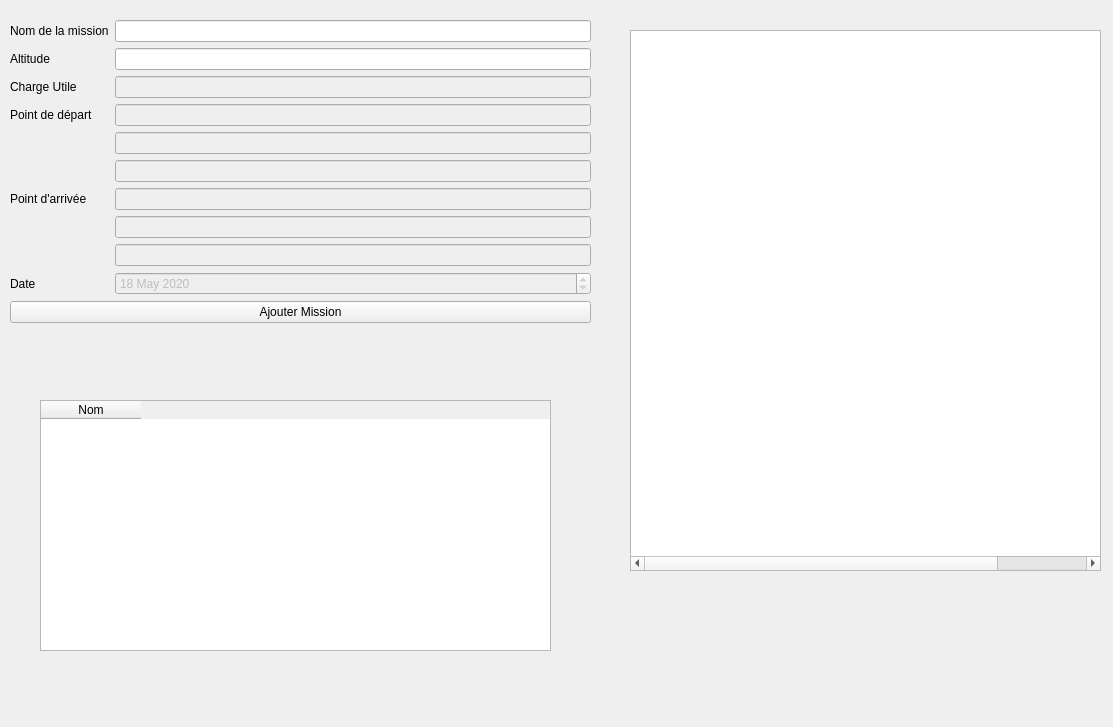
<?xml version="1.0" encoding="UTF-8"?>
<ui version="4.0">
 <class>missionWindow</class>
 <widget class="QWidget" name="missionWindow">
  <property name="geometry">
   <rect>
    <x>0</x>
    <y>0</y>
    <width>1113</width>
    <height>727</height>
   </rect>
  </property>
  <property name="sizePolicy">
   <sizepolicy hsizetype="Expanding" vsizetype="Expanding">
    <horstretch>0</horstretch>
    <verstretch>0</verstretch>
   </sizepolicy>
  </property>
  <property name="windowTitle">
   <string>Form</string>
  </property>
  <widget class="QTableWidget" name="missionListWidget">
   <property name="geometry">
    <rect>
     <x>40</x>
     <y>400</y>
     <width>511</width>
     <height>251</height>
    </rect>
   </property>
   <column>
    <property name="text">
     <string>Nom</string>
    </property>
   </column>
  </widget>
  <widget class="QWidget" name="layoutWidget">
   <property name="geometry">
    <rect>
     <x>10</x>
     <y>20</y>
     <width>581</width>
     <height>371</height>
    </rect>
   </property>
   <layout class="QFormLayout" name="formLayout">
    <item row="0" column="0">
     <widget class="QLabel" name="label">
      <property name="text">
       <string>Nom de la mission</string>
      </property>
     </widget>
    </item>
    <item row="0" column="1">
     <widget class="QLineEdit" name="nameTxt"/>
    </item>
    <item row="2" column="0">
     <widget class="QLabel" name="label_2">
      <property name="text">
       <string>Altitude</string>
      </property>
     </widget>
    </item>
    <item row="2" column="1">
     <widget class="QLineEdit" name="altitudeTxt"/>
    </item>
    <item row="4" column="0">
     <widget class="QLabel" name="label_3">
      <property name="text">
       <string>Charge Utile</string>
      </property>
     </widget>
    </item>
    <item row="4" column="1">
     <widget class="QLineEdit" name="chargeTxt">
      <property name="enabled">
       <bool>false</bool>
      </property>
     </widget>
    </item>
    <item row="8" column="0">
     <widget class="QLabel" name="label_5">
      <property name="text">
       <string>Point de départ</string>
      </property>
     </widget>
    </item>
    <item row="8" column="1">
     <widget class="QLineEdit" name="departX">
      <property name="enabled">
       <bool>false</bool>
      </property>
     </widget>
    </item>
    <item row="9" column="1">
     <widget class="QLineEdit" name="departY">
      <property name="enabled">
       <bool>false</bool>
      </property>
     </widget>
    </item>
    <item row="10" column="1">
     <widget class="QLineEdit" name="departZ">
      <property name="enabled">
       <bool>false</bool>
      </property>
     </widget>
    </item>
    <item row="11" column="0">
     <widget class="QLabel" name="label_6">
      <property name="text">
       <string>Point d'arrivée</string>
      </property>
     </widget>
    </item>
    <item row="11" column="1">
     <widget class="QLineEdit" name="arriveeX">
      <property name="enabled">
       <bool>false</bool>
      </property>
     </widget>
    </item>
    <item row="12" column="1">
     <widget class="QLineEdit" name="arriveeY">
      <property name="enabled">
       <bool>false</bool>
      </property>
     </widget>
    </item>
    <item row="13" column="1">
     <widget class="QLineEdit" name="arriveeZ">
      <property name="enabled">
       <bool>false</bool>
      </property>
     </widget>
    </item>
    <item row="15" column="0" colspan="2">
     <widget class="QPushButton" name="pushButton">
      <property name="text">
       <string>Ajouter Mission</string>
      </property>
     </widget>
    </item>
    <item row="14" column="1">
     <widget class="QDateEdit" name="dateEdit">
      <property name="enabled">
       <bool>false</bool>
      </property>
      <property name="date">
       <date>
        <year>2020</year>
        <month>5</month>
        <day>18</day>
       </date>
      </property>
     </widget>
    </item>
    <item row="14" column="0">
     <widget class="QLabel" name="label_4">
      <property name="text">
       <string>Date</string>
      </property>
     </widget>
    </item>
   </layout>
  </widget>
  <widget class="QTableWidget" name="compatibleDronesTable">
   <property name="geometry">
    <rect>
     <x>630</x>
     <y>30</y>
     <width>471</width>
     <height>541</height>
    </rect>
   </property>
   <property name="columnCount">
    <number>5</number>
   </property>
   <attribute name="horizontalHeaderVisible">
    <bool>false</bool>
   </attribute>
   <attribute name="horizontalHeaderStretchLastSection">
    <bool>true</bool>
   </attribute>
   <attribute name="verticalHeaderVisible">
    <bool>false</bool>
   </attribute>
   <column>
    <property name="text">
     <string>ID</string>
    </property>
   </column>
   <column>
    <property name="text">
     <string>Altitude</string>
    </property>
   </column>
   <column>
    <property name="text">
     <string>Range</string>
    </property>
   </column>
   <column>
    <property name="text">
     <string>Weight Capacity</string>
    </property>
   </column>
   <column>
    <property name="text">
     <string>Distance from Start</string>
    </property>
   </column>
  </widget>
 </widget>
 <resources/>
 <connections/>
</ui>
